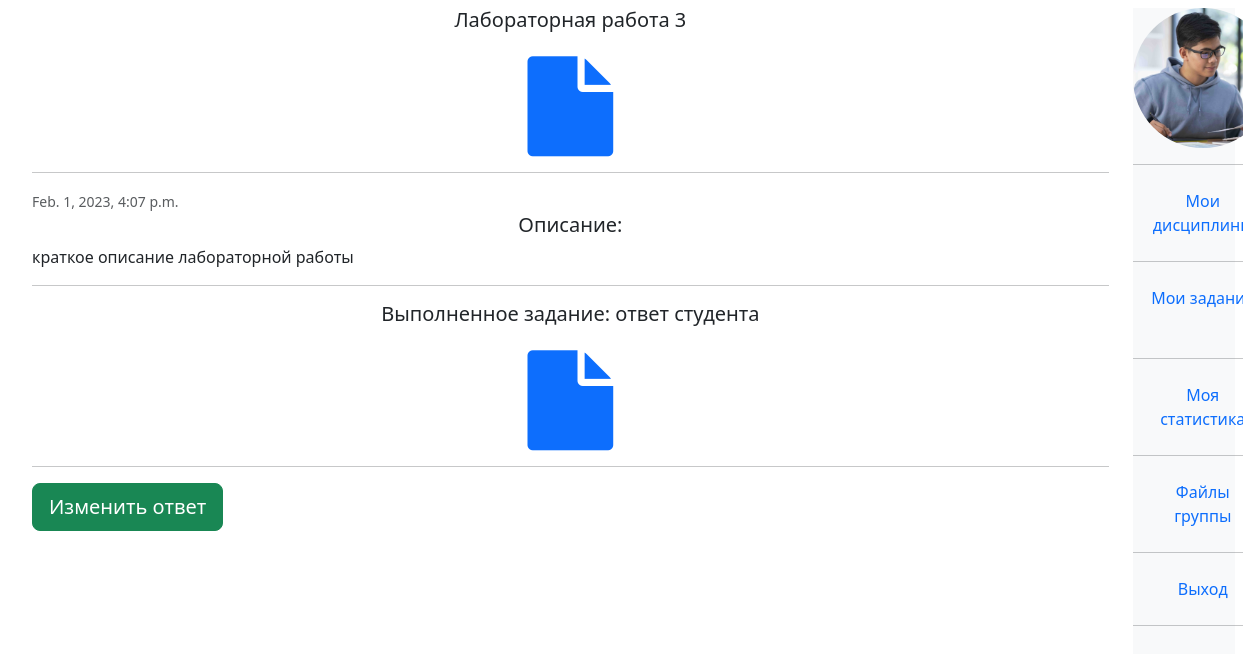
/task/CommonTask/41 (signed in), run on an earlier commit of the app's database.
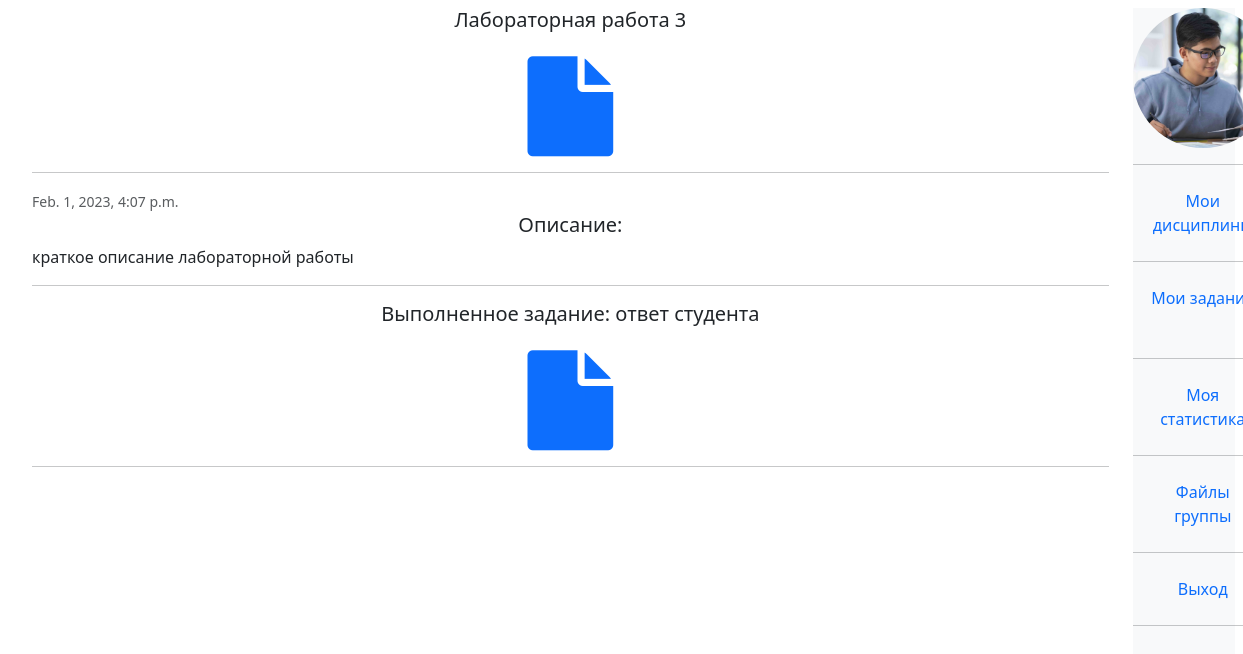
And on a later commit of the database.
### univ_app/decorators.py (the view)
        def wrapper(request, *args, **kwargs):
            group = None
            if request.user.groups.exists():
                group = request.user.groups.all()[0].name
            if group in allowed_groups:
                return view_func(request, *args, **kwargs)
            else:
                return HttpResponse("У вас нет прав доступа к этой странице")

### univ_app/models.py (called while the page is built)
    def get_type(self):
        return str(self.__class__.__name__)

### univ_app/templatetags/user_tags.py (called while the page is built)
@register.filter(name='has_group')
def has_group(user, group_name):
    return user.groups.filter(name=group_name).exists()

### univ_app/utils.py (called while the page is built)
def get_task(task_type, task_id):
    if task_type == "CommonTask":
        return get_object_or_404(CommonTask, id = task_id)
    if task_type == "Test":
        return get_object_or_404(Test, id = task_id)
    if task_type == "InfoTask":
        return get_object_or_404(InfoTask, id = task_id)

def is_teacher(user):
    if user.groups.filter(name = "teacher").exists(): return True
    else: return False

def get_ans_task(task, student):
    task_type = task.get_type()
    if task_type== "CommonTask":
        ans_task = AnsweredCommonTask.objects.get(common_task = task, student = student)
    elif task_type == "Test":
        ans_task = TakenTest.objects.get(related_test = task, student = student)
    elif task_type == "InfoTask":
        ans_task = AnsweredInfoTask.objects.get(related_info_task = task, student = student)
    return ans_task

### templates/mutual_views/ts_task.html (shortened to what this page needs)
{%extends "base.html"%}
{%load user_tags%}
{% block ts_task %}
      <div class = "container justify-content-between mx-auto">
        <h5 class="mb-1 text-center">{{task.title}}
          {% if task.file%}
          <br>
          <br>
          <a class="mb-1" href = {{task.file.url}}> <i class="fa fa-file fa-5x"></i> </a>
          {%endif%}
        </h5>
        <hr>
        <small class="text-muted">{{task.created_at}}</small>
          <h5 class = "text-center"> Описание:</h5>
          <p class="mb-1">{{task.description}}</p>
          <hr>
        {%if ans_task%}
          {% if ans_task.file%}
          <h5 class = "text-center">
            Выполненное задание: {{ans_task.answer}}
            <br>
            <br>
            <a class="mb-1" href = {{ans_common_task.file.url}}> <i class="fa fa-file fa-5x"></i> </a>
          </h5>
            <hr>
          {%endif%}
        {%endif%}
        {% if not request.user|has_group:'teacher' %}
        {%if ans_task.status == "PASSED" or ans_task.status == "EVALUATED" %}
        {%else%}
        <a class = "btn btn-success btn-lg " href ="{% url 's_answer_task' task.get_type task.id %}" name="button">
          {%if task.get_type == "InfoTask"%}
            С материалами ознакомился(ась)
          {%else%}
            {%if ans_task.status == "DONE"%}
              Изменить ответ
            {%elif ans_task.status == "ASSIGNED"%}
              Выполнить задание
            {%endif%}
          {%endif%}
        {%endif%}
      </a>
    {%endif%}
  </div>
{% endblock %}

What changed in the data, as far as the page shows it:
changed AnsweredCommonTask "ответ студента": status "DONE" → "EVALUATED" (drawn)
Also different on the page:
text no longer shown: "Изменить ответ"
